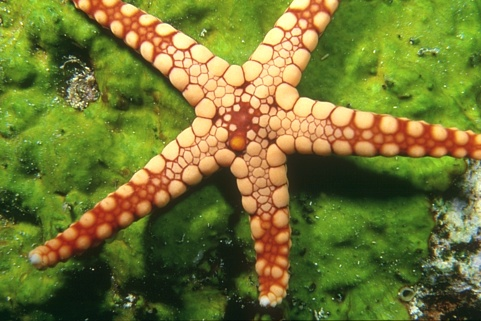
#> input picture Data/12003.jpg, 481 x 321 px; its folder holds 5 pictures in this run
$ python evolve_snake.py
#> lines starting #> are read from the running program, lines starting #| are printed output that depends on the picture
### probability_curve_evolution_clusters_features.py
#%% Import libraries
import numpy as np
import skimage.io as io
from skimage.draw import polygon2mask
import matplotlib.pyplot as plt
import sklearn.cluster
from patchify import patchify, unpatchify
import scipy

#%% Create functions
# [173 lines left out: functions create_circle_snake, get_pin_pout_cluster_features, get_image_assign, get_gauss_feat_im, get_gauss_feat_multi, not called in this run]


def get_pin_pout_cluster_color(image, snake, M, bins):
    in_mask = polygon2mask(image.shape[0:2], snake).ravel().astype(bool)
    out_mask = 1 - in_mask

    # The A matrices are the sum of the pixels in the inner and outer regions
    A_in = np.sum(in_mask)
    A_out = np.sum(out_mask)

    # Get the number of pixels in the image
    num_pixels = image.shape[0] * image.shape[1]

    # Get the value range (intensities)
    value_range = np.arange(bins)
    value_range_matrix = np.tile(value_range, (num_pixels, 1))


    # Divide image into patches
    patches = patchify(image[:,:,0], (M,M), M)
    patch_size = patches.shape
    patches = patches.reshape(int(image.shape[0]/M)*int(image.shape[1]/M),M*M)

    for layer in range(1,image.shape[2]):
        col_patches = patchify(image[:,:,layer], (M,M), M)
        col_patches = col_patches.reshape(int(image.shape[0]/M)*int(image.shape[1]/M),M*M)

        patches=np.concatenate((patches,col_patches),axis=1)


    # Cluster patches
    kmeans = sklearn.cluster.MiniBatchKMeans(n_clusters=bins,
                                         batch_size=2*bins)
    kmeans.fit(patches)
    assignments = kmeans.labels_

    # Reshape to image
    dictionary = kmeans.cluster_centers_
    patch_assignment = assignments.reshape(patch_size[0:2])
    # plt.imshow(patch_assignment)
    # plt.show()
    image_assigment=np.zeros(image.shape[0:2])

    for i in range(int(image.shape[0]/M)):
        for j in range(int(image.shape[1]/M)):
            image_assigment[i*M:(i+1)*M,j*M:(j+1)*M]=patch_assignment[i,j]
    image_assigment=image_assigment.astype(np.uint8)

    # plt.imshow(image_assigment)
    # plt.show()

    # Calculate dictionary probabilities


    # order pixels by column
    image_flat = image_assigment.ravel()
    image_matrix = np.multiply(image_flat, np.ones((num_pixels, bins), dtype=np.uint8).T).T

    # Calculate B matrix

    B = (value_range_matrix == image_matrix).astype(bool)


    f_in = (B.T.astype(np.float64) @ in_mask) / A_in
    p_in = f_in / f_in.sum()
    P_in = p_in[image_assigment]

    f_out = (B.T.astype(np.float64) @ out_mask) / A_out
    p_out = f_out / f_out.sum()
    P_out = p_out[image_assigment]

    return P_in, P_out

#%% Function to display an image
# [28 lines that do not run on import are left out]

#%%

### evolve_snake.py
#%% Import libraries
import numpy as np
import skimage.io as io
from skimage.draw import polygon2mask
import matplotlib.pyplot as plt
import sklearn.cluster
from patchify import patchify, unpatchify
import scipy

from probability_curve_evolution import *
from probability_curve_evolution_clusters import *
from probability_curve_evolution_clusters_features import *

#%% Helper functions

# [38 lines left out: functions normalize, get_normals, remove_intersections, keep_snake_inside, not called in this run]

def is_ccw(A, B, C):
    # Check if A, B, C are in counterclockwise order
    return (C[1] - A[1]) * (B[0] - A[0]) > (B[1] - A[1]) * (C[0] - A[0])


# [10 lines left out: functions is_crossing, is_counterclockwise, not called in this run]

def regularization_matrix(N, alpha, beta):
    """ Matrix for smoothing the snake."""
    s = np.zeros(N)
    s[[-2, -1, 0, 1, 2]] = (alpha * np.array([0, 1, -2, 1, 0]) +
                    beta * np.array([-1, 4, -6, 4, -1]))
    S = scipy.linalg.circulant(s)
    return scipy.linalg.inv(np.eye(N) - S)

def create_circle_snake(cx, cy, r, l):
    temp = np.linspace(0, 2 * np.pi, l)
    x = r * np.cos(temp) + cx
    y = r * np.sin(temp) + cy

    return np.c_[x, y]

# [44 lines left out: functions distribute_points, get_pin_pout, not called in this run]


#%% Function for evolving the snake

def evolve_snake(snake, image, B, step_size, M, bins):
    """ Single step of snake evolution."""
    # Divide image into inner and outer region
    s_mask = polygon2mask(image.shape, snake)
    inner = image[s_mask]
    outer = image[False == s_mask]

    # Determine probabilities for Curve Evolution
    P_in, P_out = get_pin_pout_cluster_color(image, snake,M,bins)

    # Ensure that probabilities sum to one (Astrid modification)
    P_in_norm = P_in/(P_in+P_out)
    P_out_norm = P_out/(P_in+P_out)

    # Determine forces
    N = get_normals(snake)
    deltaP = (P_in_norm[snake.astype(int)[:,0],snake.astype(int)[:,1]]-P_out_norm[snake.astype(int)[:,0],snake.astype(int)[:,1]])
    Fext = np.multiply(np.array([deltaP,deltaP]).T,N)
    displacement = step_size * Fext #* get_normals(snake)

    snake = snake + displacement  # external part
    snake = B @ snake  # internal part, ordering influenced by 2-by-N representation of snake

    snake = remove_intersections(snake)
    snake = distribute_points(snake)
    snake = keep_snake_inside(snake, image.shape)
    return snake


#%%
# Image to be displayed
test_image = '12003.jpg'
# Load an image
image = io.imread('Data/'+test_image).astype(np.uint8)
#> image is the input picture: shape (321, 481, 3); mean R, G, B 114.1, 118.7, 50.3


# Settings
N = 200
center = (110,250)
radius = 180
alpha = 1.8
beta = 1.2
step_size = 10
n_evolutions = 90
M = 5
bins = 80

# Create snakes
snake = create_circle_snake(center[0], center[1], radius, N)
plt.title(test_image)
plt.imshow(image, cmap='gray')
plt.plot(snake[:,1], snake[:,0], c='red')
plt.show()
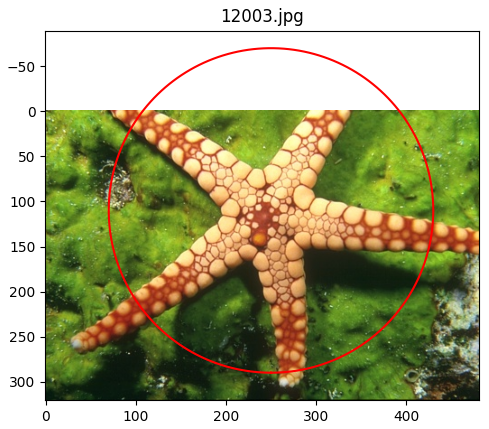
#> figure drawn by matplotlib, 1 panel

B = regularization_matrix(N, alpha, beta)

closed = np.hstack([np.arange(N), 0])  # Indices of the closed curve

for i in range(n_evolutions):
#> (the run stopped early here; a loop or call above may not have finished)
